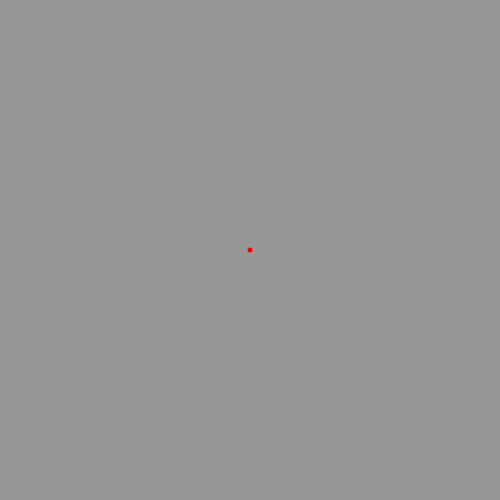
Frame 1 (no input)
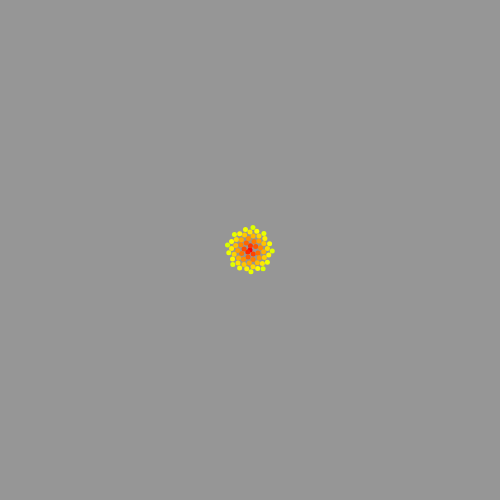
Frame 60 (no input)
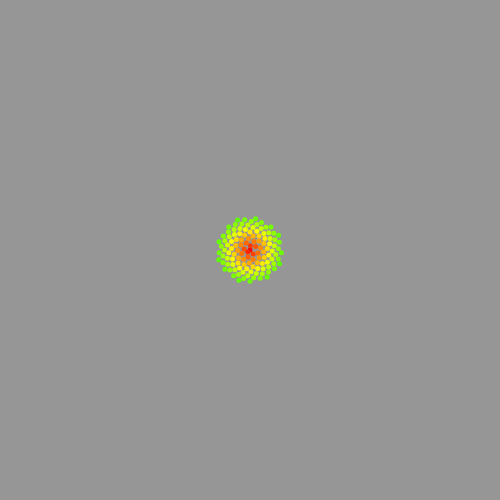
Frame 120 (the mouse pressed at the canvas centre since frame 60)

The p5.js sketch that drew these frames (run headless with seeded random() and noise() and a simulated clock; from frame 60 on, the mouse is pressed at the canvas centre):

// p5.js sketch
// ── sketch.js
// PI = N * 137.5
//  R = C * Sqrt(n)

var c  = 3;
var n  = 0;
var pi = 0;
var r  = 0;
var a  = 137.5
var s = 5;

function setup() {
  createCanvas(500,500);
  angleMode(DEGREES);
  background(150);
  colorMode(HSB)
}

function draw() {
  noStroke();
  pi = n * a;
  r  = c * sqrt(n);
  var x = r * cos(pi) + width/2;
  var y = r * sin(pi) + height/2;
  fill((r*c)%255,255,255)
  ellipse(x,y,s,s)
  n += 1;
}
